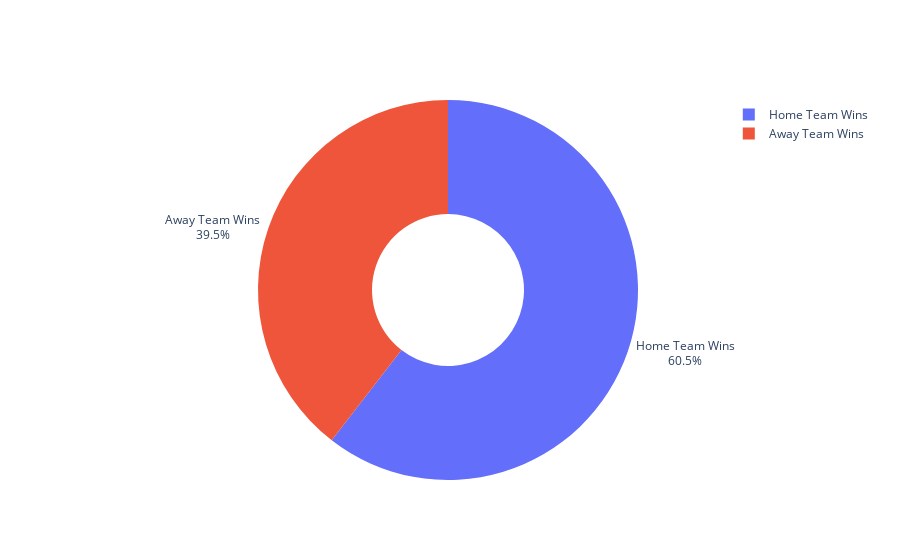

The notebook cell this image was saved under:
### Code cell
# data visualization
fig = go.Figure(data=[go.Pie(labels=['Home Team Wins', 'Away Team Wins'], values=[home_wins, away_wins])])

fig.update_traces(hole=0.4, textposition = 'outside', textinfo = 'percent+label')
fig.show()

### Figure 1 — Plotly figure (JSON) as saved in the notebook; plotly's stock layout.template omitted (floating-point values rounded to 4 significant figures)
{"data": [{"hole": 0.4, "labels": ["Home Team Wins", "Away Team Wins"], "textinfo": "percent+label", "textposition": "outside", "type": "pie", "values": [46.3, 30.25]}], "layout": {"autosize": true}}
